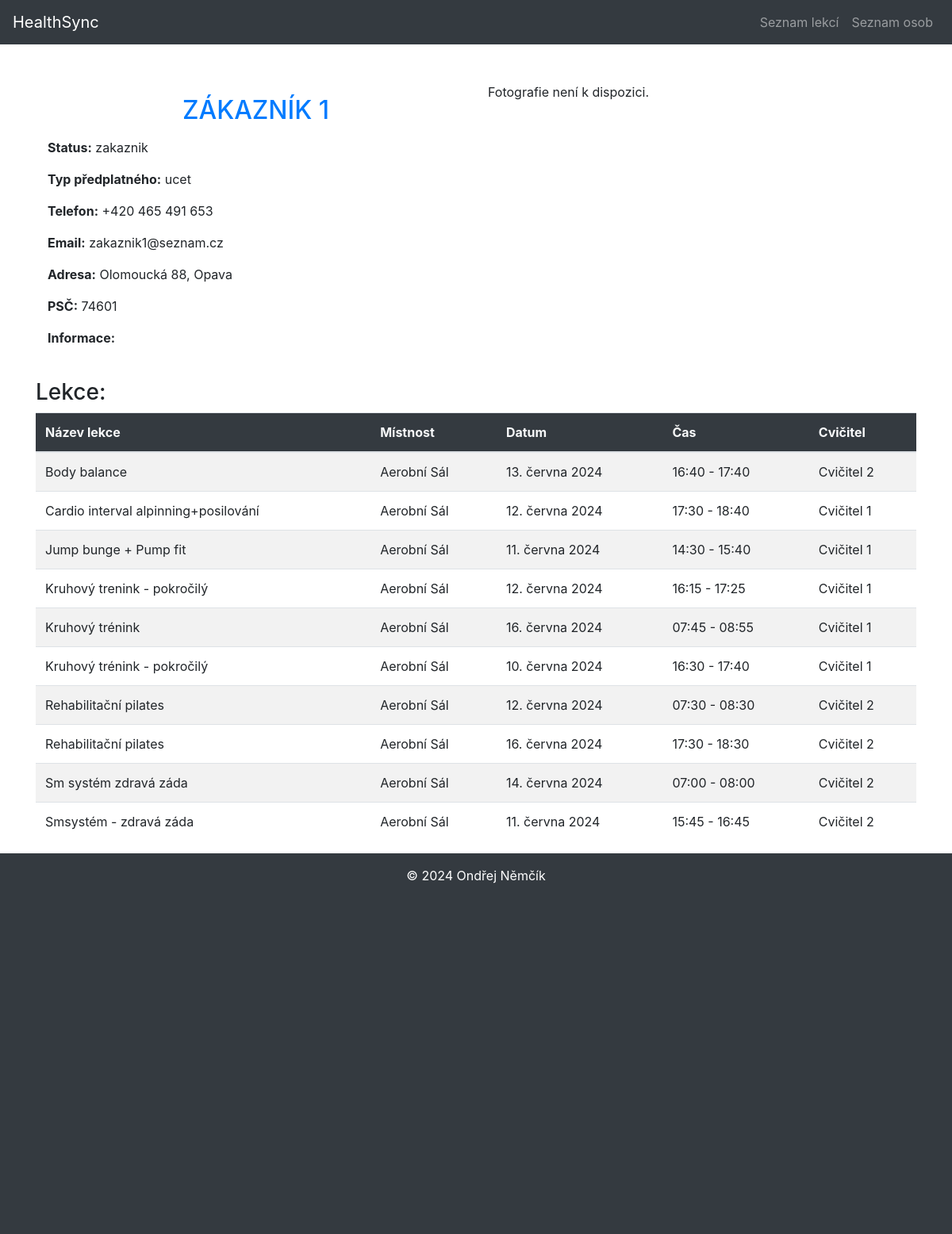
Page /rezervace/lide/5 on the earlier database version.
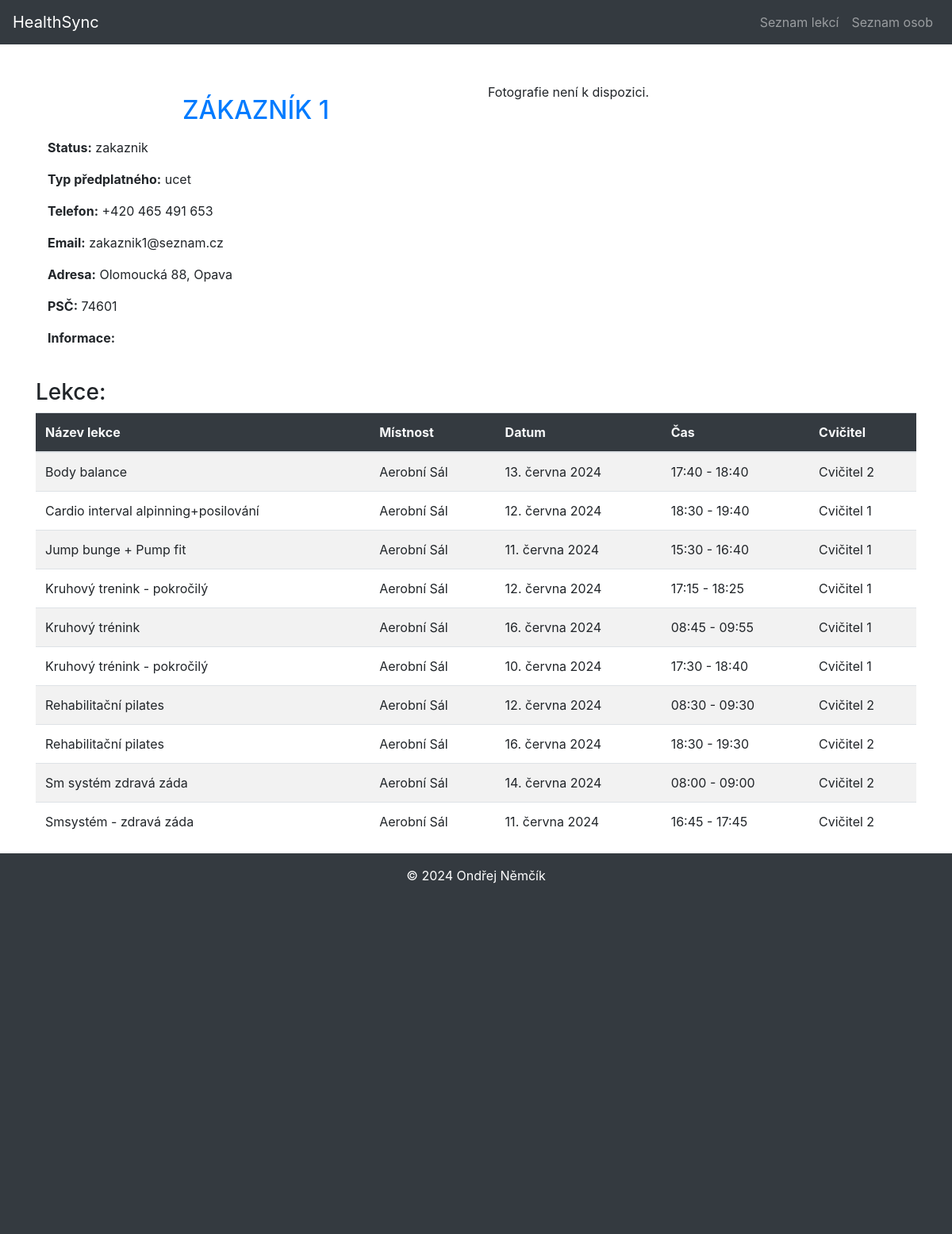
Same page on the later database version.
### HealthSync/models.py (models this page shows, shortened)
class Rezervace(models.Model):
    zakaznik = models.ForeignKey(Osoba, on_delete=models.CASCADE, verbose_name='Jméno zákazníka')
    lekce = models.ForeignKey(Lekce, on_delete=models.CASCADE, verbose_name='Název lekce')
    class Meta:
        ordering = ['zakaznik']
        verbose_name = 'Rezervace'
        verbose_name_plural = 'Rezervace'

class Lekce(models.Model):
    nazev = models.CharField(max_length=100, verbose_name='Název lekce', help_text='Zadejte název lekce')
    mistnost = models.ForeignKey(Mistnost, on_delete=models.CASCADE, verbose_name='Místnosti',
                                 error_messages={'blank': 'Místnost musí být zvolena'})
    cvicitel = models.ForeignKey(Osoba, on_delete=models.CASCADE, verbose_name='Cvičitel',
                                 error_messages={'blank': 'Cvičitel musí být zvolen'})
    start = models.DateTimeField()
    konec = models.DateTimeField()
    class Meta:
        ordering = ['nazev']
        verbose_name = 'Lekce'
        verbose_name_plural = 'Lekce'

class Mistnost(models.Model):
    jmeno = models.CharField(max_length=50, verbose_name='Název místnosti',
                             error_messages={'blank': 'Jméno místnosti musí být vyplněno'})
    kapacita = models.IntegerField(default=0, verbose_name='Kapacita', help_text='Kapacita musí být vyplněna')
    class Meta:
        ordering = ['jmeno']
        verbose_name = 'Místnost'
        verbose_name_plural = 'Místnosti'

class Osoba(models.Model):
    STATUS = [
        ('zakaznik', 'Zákazník'),
        ('zamestnanec', 'Zaměstnanec'),
        ('brigadnik', 'Brigádník'),
        ('cvicitel', 'Cvičitel'),
    ]
    PREDPLATNE = [
        ('ucet', 'Účet'),
        ('permanentka', 'Permanentka'),
        ('clen', 'Člen'),
    ]
    status = models.CharField(max_length=15, choices=STATUS, default='zakaznik', verbose_name='Typ účtu')
    predplatne = models.CharField(max_length=15, choices=PREDPLATNE, default='ucet', verbose_name='Typ předplatného')
    fotka = models.ImageField(upload_to=get_image_path, verbose_name='Fotografie',blank=True)
    jmeno = models.CharField(max_length=100, verbose_name='Jméno', help_text='')
    prijmeni = models.CharField(max_length=100, verbose_name='Přijmení', help_text='Zadejte přijmení uživatele')
    telefon = models.CharField(max_length=16, verbose_name='Telefon', validators=[TELEFON_REGEX],
                               help_text='Zadejte telefon v podobě: +420 777 777 777',)
    email = models.EmailField(unique=True, verbose_name='Email',
                              error_messages={'unique': 'E-mailová adresa musí být jedinečná',
                                              'invalid': 'Neplatná e-mailová adresa',
                                              'blank': 'Pole nesmí být prázdné'}
                              )
    adresa = models.CharField(max_length=100, blank=True, verbose_name='Adresa')
    psc = models.PositiveIntegerField(verbose_name='PSČ', help_text='Zadejte poštovní směrovací číslo (bez mezery)',
                                      validators=[PSC_REGEX])
    info = models.TextField(blank=True, null=True)
    class Meta:
        ordering = ['prijmeni', 'jmeno']
        verbose_name = 'Osoba'
        verbose_name_plural = 'Osoba'

### HealthSync/views.py (the view, shortened to what this page needs)
# urls.py: path('lide/<int:pk>', views.OsobaDetailView.as_view(), name='detail_osoba'),
class OsobaDetailView(DetailView):
    model = Osoba
    template_name ='osoba/list_detail.html'
    def get_context_data(self, **kwargs):
        context = super().get_context_data(**kwargs)
        osoba = self.get_object()
        rezervace = osoba.rezervace_set.all()
        context['rezervace'] = rezervace
        return context

### HealthSync/templates/Osoba/list_detail.html
{% extends 'base.html' %}
{% block content %}
<div class="container mt-5">
    <div class="row">
        <div class="col-md-6">
            <h2 class="text-primary text-center text-uppercase m-3">{{ osoba.jmeno }} {{ osoba.prijmeni }}</h2>
            <p><strong>Status:</strong> {{ osoba.status }}</p>
            <p><strong>Typ předplatného:</strong> {{ osoba.predplatne }}</p>
            <p><strong>Telefon:</strong> {{ osoba.telefon }}</p>
            <p><strong>Email:</strong> {{ osoba.email }}</p>
            <p><strong>Adresa:</strong> {{ osoba.adresa }}</p>
            <p><strong>PSČ:</strong> {{ osoba.psc }}</p>
            <p><strong>Informace:</strong> {{ osoba.info }}</p>
        </div>
        <div class="col-md-6">
            {% if osoba.fotka %}
            <img src="{{ osoba.fotka.url }}" alt="Fotografie osoby" class="img-fluid">
            {% else %}
            <p>Fotografie není k dispozici.</p>
            {% endif %}
        </div>
        <h3 class="mt-4">Lekce:</h3>
        <div class="table-responsive">
            <table class="table table-striped table-hover">
                <thead class="bg-dark text-light">
                <tr>
                    <th>Název lekce</th>
                    <th>Místnost</th>
                    <th>Datum</th>
                    <th>Čas</th>
                    <th>Cvičitel</th>
                </tr>
                </thead>
                <tbody>
                {% for rezervace in rezervace %}
                <tr>
                    <td>{{ rezervace.lekce.nazev }}</td>
                    <td>{{ rezervace.lekce.mistnost.jmeno }}</td>
                    <td>{{ rezervace.lekce.start|date:"j. E Y" }}</td>
                    <td>{{ rezervace.lekce.start|time:"H:i" }} - {{ rezervace.lekce.konec|time:"H:i" }}</td>
                    <td>{{ rezervace.lekce.cvicitel.jmeno }} {{ rezervace.lekce.cvicitel.prijmeni }}</td>
                </tr>
                {% endfor %}
                </tbody>
            </table>
        </div>
    </div>
</div>
{% endblock %}

Differences in the rows shown:
changed through a linked row, Rezervace "Body balance": lekce.start "16:40" → "17:40"; lekce.konec "17:40" → "18:40"
changed through a linked row, Rezervace "Cardio interval alpinning+posilování": lekce.start "17:30" → "18:30"; lekce.konec "18:40" → "19:40"
changed through a linked row, Rezervace "Jump bunge + Pump fit": lekce.start "14:30" → "15:30"; lekce.konec "15:40" → "16:40"
changed through a linked row, Rezervace "Kruhový trenink - pokročilý": lekce.start "16:15" → "17:15"; lekce.konec "17:25" → "18:25"
changed through a linked row, Rezervace "Kruhový trénink": lekce.start "07:45" → "08:45"; lekce.konec "08:55" → "09:55"
changed through a linked row, Rezervace "Kruhový trénink - pokročilý": lekce.start "16:30" → "17:30"; lekce.konec "17:40" → "18:40"
changed through a linked row, Rezervace (number 7 of 10 on the later page): lekce.start "07:30" → "08:30"; lekce.konec "08:30" → "09:30"
changed through a linked row, Rezervace (number 8 of 10 on the later page): lekce.start "17:30" → "18:30"; lekce.konec "18:30" → "19:30"
changed through a linked row, Rezervace "Sm systém zdravá záda": lekce.start "07:00" → "08:00"; lekce.konec "08:00" → "09:00"
changed through a linked row, Rezervace "Smsystém - zdravá záda": lekce.start "15:45" → "16:45"; lekce.konec "16:45" → "17:45"
